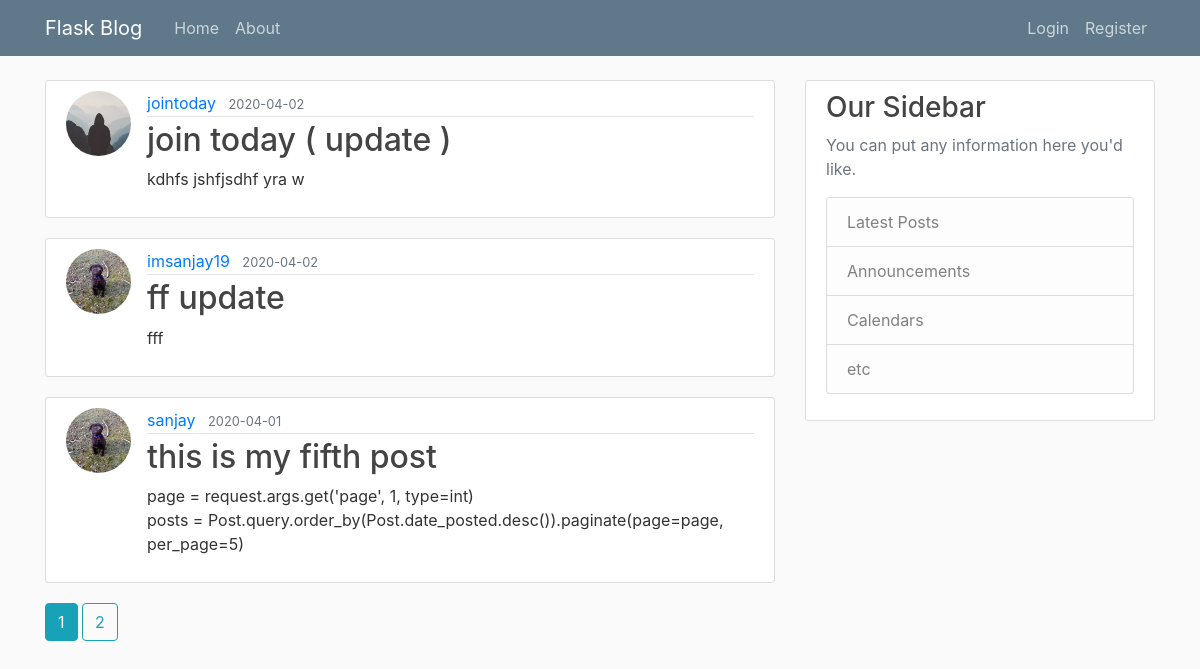
The page /home on the database its author committed.
### flaskblog/models.py (models this page shows, shortened)
class Post(db.Model):
    id = db.Column(db.Integer, primary_key=True)
    title = db.Column(db.String(100), nullable=False)
    date_posted = db.Column(db.DateTime, nullable=False, default=datetime.utcnow)
    content = db.Column(db.Text, nullable=False)
    user_id = db.Column(db.Integer, db.ForeignKey('user.id'), nullable=False)

class User(db.Model, UserMixin):
    id = db.Column(db.Integer, primary_key=True)
    username = db.Column(db.String(20), unique=True, nullable=False)
    email = db.Column(db.String(120), unique=True, nullable=False)
    image_file = db.Column(db.String(20), nullable=False, default='default.jpg')
    password = db.Column(db.String(60), nullable=False)
    posts = db.relationship('Post', backref='author', lazy=True)

### flaskblog/main/routes.py (the view)
@main.route("/")
@main.route("/home")
def home():
    page = request.args.get('page', 1, type=int)
    posts = Post.query.order_by(Post.date_posted.desc()).paginate(page=page, per_page=3)
    return render_template('home.html', posts=posts)

### flaskblog/templates/home.html
{% extends "layout.html" %}
{% block content %}
    {% for post in posts.items %}
        <article class="media content-section">
          <img class="rounded-circle article-img" src="{{ url_for('static', filename='profile_pics/' + post.author.image_file) }}">
          <div class="media-body">
            <div class="article-metadata">
              <a class="mr-2" href="{{ url_for('users.user_posts', username=post.author.username) }}">{{ post.author.username }}</a>
              <small class="text-muted">{{ post.date_posted.strftime('%Y-%m-%d') }}</small>
            </div>
            <h2><a class="article-title" href="{{ url_for('posts.post', post_id=post.id) }}">{{ post.title }}</a></h2>
            <p class="article-content">{{ post.content }}</p>
          </div>
        </article>
    {% endfor %}
      {% for page_num in posts.iter_pages(left_edge=1, right_edge=1, left_current=1, right_current=2) %}
      {% if page_num %}
        {% if posts.page == page_num %}
          <a class="btn btn-info mb-4" href="{{ url_for('main.home', page=page_num) }}">{{ page_num }}</a>
        {% else %}
          <a class="btn btn-outline-info mb-4" href="{{ url_for('main.home', page=page_num) }}">{{ page_num }}</a>
        {% endif %}
      {% else %}
        ...
      {% endif %}
    {% endfor %}
{% endblock content %}

### flaskblog/templates/layout.html (shortened to what this page needs)
<!DOCTYPE html>
<html>
<head>
    <link rel="stylesheet" href="https://maxcdn.bootstrapcdn.com/bootstrap/4.0.0/css/bootstrap.min.css">
    <link rel="stylesheet" type="text/css" href="{{ url_for('static', filename='main.css') }}">
</head>
<body>
    <header class="site-header">
      <nav class="navbar navbar-expand-md navbar-dark bg-steel fixed-top">
        <div class="container">
          <a class="navbar-brand mr-4" href="/">Flask Blog</a>
          <div class="collapse navbar-collapse" id="navbarToggle">
            <div class="navbar-nav mr-auto">
              <a class="nav-item nav-link" href="{{ url_for('main.home') }}">Home</a>
              <a class="nav-item nav-link" href="{{ url_for('main.about') }}">About</a>
            </div>
                <div class="navbar-nav">
              {% if current_user.is_authenticated %}
                <a class="nav-item nav-link" href="{{ url_for('posts.new_post') }}">New Post</a>
                <a class="nav-item nav-link" href="{{ url_for('users.account') }}">Account</a>
                <a class="nav-item nav-link" href="{{ url_for('users.logout') }}">Logout</a>
              {% else %}
                <a class="nav-item nav-link" href="{{ url_for('users.login') }}">Login</a>
                <a class="nav-item nav-link" href="{{ url_for('users.register') }}">Register</a>
              {% endif %}
            </div>
          </div>
        </div>
      </nav>
    </header>
    <main role="main" class="container">
      <div class="row">
        <div class="col-md-8">
          {% block content %}{% endblock %}
        </div>
        <div class="col-md-4">
          <div class="content-section">
            <h3>Our Sidebar</h3>
            <p class='text-muted'>You can put any information here you'd like.
              <ul class="list-group">
                <li class="list-group-item list-group-item-light">Latest Posts</li>
                <li class="list-group-item list-group-item-light">Announcements</li>
                <li class="list-group-item list-group-item-light">Calendars</li>
                <li class="list-group-item list-group-item-light">etc</li>
              </ul>
            </p>
          </div>
        </div>
      </div>
    </main>
</body>
</html>

### flaskblog/static/main.css (style rules this page uses)
body { background: #fafafa; color: #333333; margin-top: 5rem; }
h1, h2, h3, h4, h5, h6 { color: #444444; }
.bg-steel { background-color: #5f788a; }
.site-header .navbar-nav .nav-link { color: #cbd5db; }
.content-section { background: #ffffff; padding: 10px 20px; border: 1px solid #dddddd; border-radius: 3px; margin-bottom: 20px; }
.article-title { color: #444444; }
.article-content { white-space: pre-line; }
.article-img { height: 65px; width: 65px; margin-right: 16px; }
.article-metadata { padding-bottom: 1px; margin-bottom: 4px; border-bottom: 1px solid #e3e3e3 }

### rows shown on the page
Post: image_file (placeholder picture), author.username "jointoday", date_posted "2020-04-02", title "join today ( update )", content "kdhfs jshfjsdhf yra w"
Post: image_file (picture), author.username "imsanjay19", date_posted "2020-04-02", title "ff update", content "fff"
Post: image_file (picture), author.username "sanjay", date_posted "2020-04-01", title "this is my fifth post", content "page = request.args.get('page', 1, type=int) posts = Post.query.order_by(Post.date_posted.desc()).paginate(page=page, per_page=5)"

### other values the page prints
{{ page_num }} "1"
{{ page_num }} "2"
